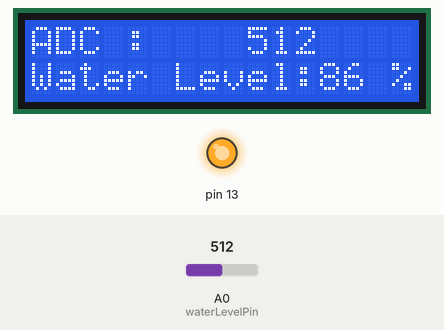
The sketch below on a simulated Arduino Uno, built with avr-gcc and run on an emulated ATmega328P. On the bench: 16×2 character LCD, output pins drawn as LEDs (lit = HIGH). Inputs (shaded band) come from the test bench; at power-on: A0 (waterLevelPin) = 512.

Above: at 4.3 s.
4.4 s: A0 (waterLevelPin) set to 482
At 6.0 s:
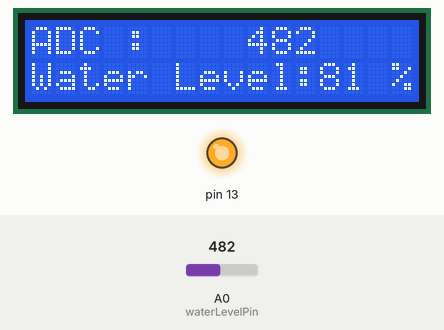
6.6 s: A0 (waterLevelPin) set to 461
At 8.3 s:
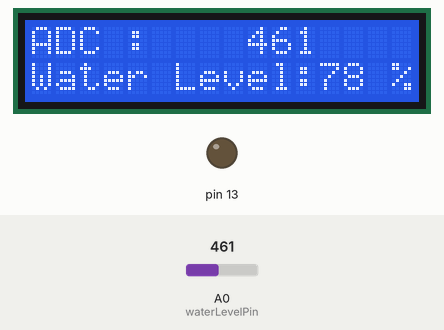
8.6 s: A0 (waterLevelPin) set to 511
At 9.5 s:
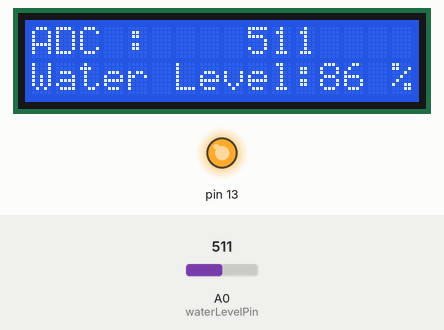
Timing chart, 0 to 11.6 s (numbered marks = the images above; inputs shaded):
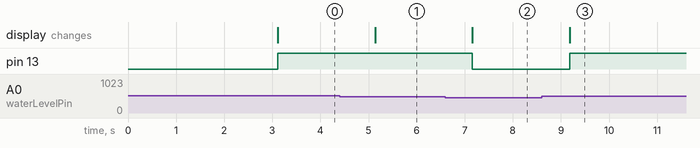

The sketch:

AR16_waterlevel.ino
```cpp
/*
 예제 6.4
 수위 센서 입력
 */

// I2C 통신 라이브러리 설정
#include <Wire.h>
// I2C LCD 라리브러리 설정
#include <LiquidCrystal_I2C.h>

// LCD I2C address 설정 PCF8574:0x27, PCF8574A:0x3F
LiquidCrystal_I2C lcd(0x27,16,2);  // LCD address:0x27, 16X2 LCD

// 0번 아날로그핀을 WaterLevel Sensor 입력으로 설정한다.
const int waterLevelPin = 0;

// 센서마다 만수시 ADC 값이 틀리므로 만수 시 ADC 값을 참고하여 설정한다.
const int waterFullAdcValue = 590;

void setup() {
  pinMode(13, OUTPUT);

  lcd.init(); // LCD 설정
  lcd.backlight();  // 백라이트를 켠다.

  // 메세지를 표시한다.
  lcd.print("ex 6.4");
  lcd.setCursor(0,1);
  lcd.print("Water Level");
  // 3초동안 메세지를 표시한다.
  delay(3000);

  // 모든 메세지를 삭제한 뒤
  // 숫자를 제외한 부분들을 미리 출력시킨다.
  lcd.clear();
  lcd.setCursor(0,0);
  lcd.print("ADC :  ");
  lcd.setCursor(0,1);
  lcd.print("Water Level:");
  lcd.setCursor(15,1);
  lcd.print("%");
}

void loop(){

  int adcValue; // 실제 센서로부터 읽은 값 (0~1023)
  int waterLevel; // 수위 0~100%

  // 수위 센서를 통하여 입력되는 전압을 읽는다.
  adcValue = analogRead(waterLevelPin);
  // 아날로그 입력 값을 0~100의 범위로 변경한다.

  waterLevel = map(adcValue, 0, waterFullAdcValue, 0, 100);

  // 전에 표시했던 내용을 지우고
  // LCD에 ADC 값과 수위를 출력한다.
  // 지우지 않으면 이전에 표시했던 값이 남게 된다.

  // 전에 표시했던 내용을 지운다.
  lcd.setCursor(9,0);
  lcd.print("    ");
  // ADC 값을 표시한다
  lcd.setCursor(9,0);
  lcd.print(adcValue);

  // 전에 표시했던 내용을 지운다.
  lcd.setCursor(12,1);
  lcd.print(waterLevel);
  // 수위를 표시한다
  if (waterLevel > 79){
  digitalWrite(13, HIGH);}
  else {
    digitalWrite(13, LOW);
  }


  delay(1000);
}
```

Measured:
- the behaviour switches between 472 and 471 on A0 (waterLevelPin) (found by bisection; images 1 and 2)
- after the input at 4.4 s, the display: changes after 0.74 s (image 1)
- after the input at 6.6 s, pin 13: HIGH → LOW after 0.56 s; the display: changes after 0.56 s (image 2)
- after the input at 8.6 s, pin 13: LOW → HIGH after 0.58 s; the display: changes after 0.58 s (image 3)
